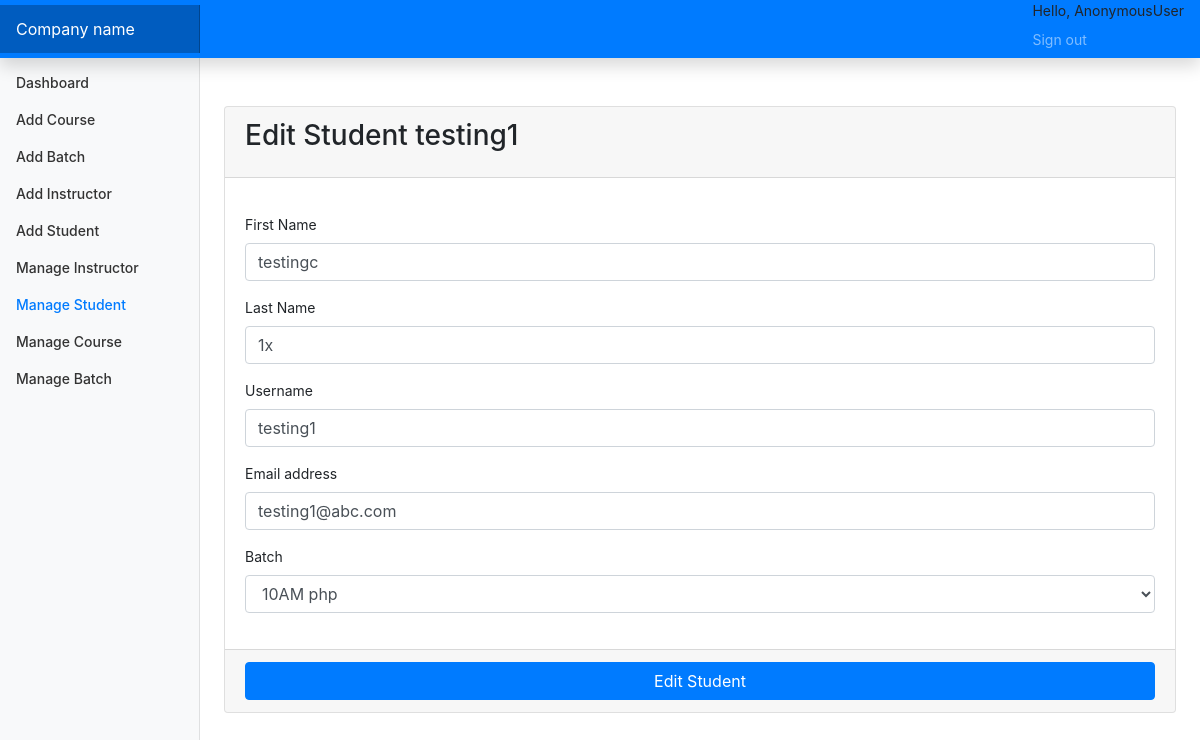
The page /edit_student/8 on the database its author committed.
### account/models.py (models this page shows, shortened)
class Students(models.Model):
    id=models.AutoField(primary_key=True)
    name=models.CharField(max_length=255,null=True,blank=True)
    user=models.OneToOneField(CustomUser,on_delete=models.CASCADE)
    batch_id=models.ForeignKey(Batch,on_delete=models.DO_NOTHING,default=1)
    objects = models.Manager()

class CustomUser(AbstractUser):
    user_type_data=((1,"Admin"),(2,"Instructor"),(3,"Students"))
    user_type=models.CharField(default=1,choices=user_type_data,max_length=10)

class Batch(models.Model):
    id=models.AutoField(primary_key=True)
    batch_name=models.CharField(max_length=255)
    course_id=models.ForeignKey(Course,on_delete=models.CASCADE,default=1)
    instructor_id=models.ForeignKey(Instructor,on_delete=models.CASCADE)
    start_time=models.TimeField(null=True,blank=True)
    end_time=models.TimeField(null=True,blank=True)
    days = models.CharField(max_length=100)
    objects=models.Manager()

### account/views.py (the view, shortened to what this page needs)
# urls.py: path('edit_student/<str:stu_id>',views.editStudent,name='edits'),
def editStudent(request,stu_id):
    stu=Students.objects.get(user=stu_id)
    batch=Batch.objects.all()
    return render(request,"HOD/edit_student.html",{"student":stu,"batches":batch})

### account/templates/HOD/edit_student.html (shortened to what this page needs)
{% extends 'base.html'%}
{% block sidebarstuff %}
<li class="nav-item">
    <a class="nav-link" href="{% url 'dashboard' %}">
        Dashboard <span class="sr-only">(current)</span>
    </a>
</li>
<li class="nav-item">
    <a class="nav-link" href="{% url 'addCourses' %}">
        Add Course
    </a>
</li>
<li class="nav-item">
    <a class="nav-link" href="{% url 'addBatch' %}">
        Add Batch
    </a>
</li>
<li class="nav-item">
    <a class="nav-link" href="{% url 'addInstructor' %}">
        Add Instructor
    </a>
</li>
<li class="nav-item">
    <a class="nav-link" href="{% url 'addStudent' %}">
        Add Student
    </a>
</li>
<li class="nav-item">
    <a class="nav-link" href="{% url 'managei' %}">
        Manage Instructor
    </a>
</li>
<li class="nav-item">
    <a class="nav-link active" href="{% url 'manages' %}">
        Manage Student
    </a>
</li>
<li class="nav-item">
    <a class="nav-link" href="{% url 'managec' %}">
        Manage Course
    </a>
</li>
<li class="nav-item">
    <a class="nav-link" href="{% url 'manageb' %}">
        Manage Batch
    </a>
</li>
{% endblock sidebarstuff %}
{% block maincontent %}
<main role="main" class="col-md-9 ml-sm-auto col-lg-10 px-md-4">
    <div class="row">
        <div class="col-md-12 ">
            <div class="card card-primary mt-5">
                <div class="card-header">
                    <h3 class="card-title">Edit Student {{student.user.username}}</h3>
                </div>
                <form role="form" action="" method="POST">
                    <div class="card-body">
                        <div class="form-group">
                            <label>First Name</label>
                            <input type="text" class="form-control" name="first_name" value="{{student.user.first_name}}" required>
                        </div>
                        <div class="form-group">
                            <label>Last Name</label>
                            <input type="text" class="form-control" name="last_name" value="{{student.user.last_name}}" >
                        </div>
                        <div class="form-group">
                            <label>Username</label>
                            <input type="text" class="form-control" name="username" value="{{student.user.username}}" required>
                        </div>
                        <div class="form-group">
                            <label>Email address</label>
                            <input type="email" class="form-control" name="email" value="{{student.user.email}}" required>
                        </div>
                        <div class="form-group">
                            <label>Batch</label>
                            <select class="form-control" name="batch_id">
                                {% for batch in batches %}
                                <option value="{{ batch.id }}" {% if batch.id == student.batch_id.id %} selected {% endif %}> {{ batch.batch_name }}</option>
                                {% endfor %}
                            </select>
                        </div>
                    </div>
                    <div class="card-footer">
                        <button type="submit" class="btn btn-primary btn-block">Edit Student</button>
                    </div>
                </form>
            </div>
        </div>
    </div>
</main>
{% endblock maincontent %}

### staticfiles/css/base.css (style rules this page uses)
body { font-size: .875rem; }
.sidebar .nav-link { font-weight: 500; color: #333; }
.sidebar .nav-link.active { color: #007bff; }

### rows shown on the page
Students: user.username "testing1", first_name "testingc", last_name "1x", username "testing1", email "testing1@abc.com", batch_id "10AM php"

### other values the page prints
{{ request.user }} "AnonymousUser"
